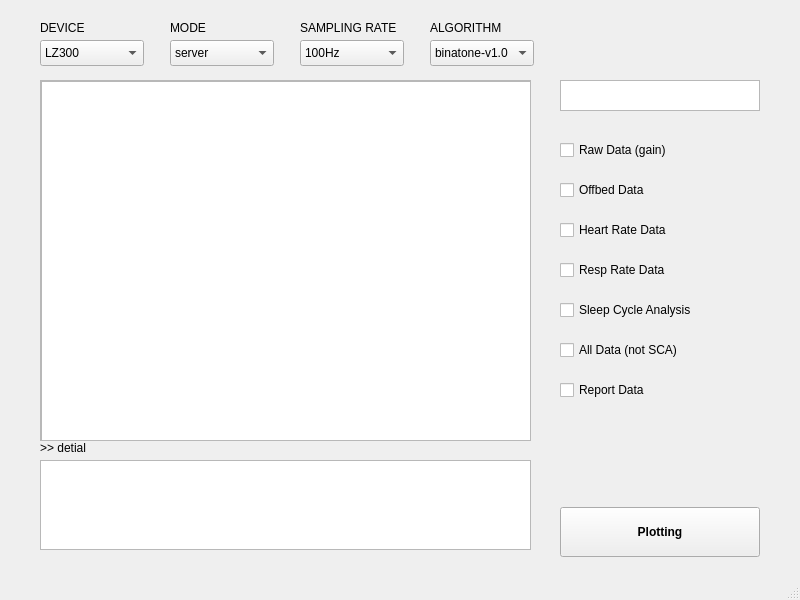
<?xml version="1.0" encoding="UTF-8"?>
<ui version="4.0">
 <class>MainWindowobj_fname_browser</class>
 <widget class="QMainWindow" name="MainWindowobj_fname_browser">
  <property name="geometry">
   <rect>
    <x>0</x>
    <y>0</y>
    <width>800</width>
    <height>600</height>
   </rect>
  </property>
  <property name="sizePolicy">
   <sizepolicy hsizetype="Fixed" vsizetype="Fixed">
    <horstretch>0</horstretch>
    <verstretch>0</verstretch>
   </sizepolicy>
  </property>
  <property name="maximumSize">
   <size>
    <width>800</width>
    <height>600</height>
   </size>
  </property>
  <property name="windowTitle">
   <string>Sleepace Data View</string>
  </property>
  <widget class="QWidget" name="centralwidget">
   <widget class="QScrollArea" name="obj_fname_list">
    <property name="geometry">
     <rect>
      <x>40</x>
      <y>80</y>
      <width>491</width>
      <height>361</height>
     </rect>
    </property>
    <property name="widgetResizable">
     <bool>true</bool>
    </property>
    <widget class="QWidget" name="obj_fname_widget">
     <property name="geometry">
      <rect>
       <x>0</x>
       <y>0</y>
       <width>489</width>
       <height>359</height>
      </rect>
     </property>
     <widget class="QTextBrowser" name="obj_fname_browser">
      <property name="geometry">
       <rect>
        <x>0</x>
        <y>0</y>
        <width>491</width>
        <height>361</height>
       </rect>
      </property>
     </widget>
    </widget>
   </widget>
   <widget class="QLabel" name="label_dev">
    <property name="geometry">
     <rect>
      <x>40</x>
      <y>20</y>
      <width>51</width>
      <height>16</height>
     </rect>
    </property>
    <property name="text">
     <string>DEVICE</string>
    </property>
   </widget>
   <widget class="QComboBox" name="obj_dev_list">
    <property name="geometry">
     <rect>
      <x>40</x>
      <y>40</y>
      <width>104</width>
      <height>26</height>
     </rect>
    </property>
    <item>
     <property name="text">
      <string>LZ300</string>
     </property>
    </item>
    <item>
     <property name="text">
      <string>P300</string>
     </property>
    </item>
    <item>
     <property name="text">
      <string>M500/M600</string>
     </property>
    </item>
    <item>
     <property name="text">
      <string>Binatone</string>
     </property>
    </item>
   </widget>
   <widget class="QComboBox" name="obj_mode_list">
    <property name="geometry">
     <rect>
      <x>170</x>
      <y>40</y>
      <width>104</width>
      <height>26</height>
     </rect>
    </property>
    <item>
     <property name="text">
      <string>server</string>
     </property>
    </item>
    <item>
     <property name="text">
      <string>app</string>
     </property>
    </item>
   </widget>
   <widget class="QLabel" name="label_mode">
    <property name="geometry">
     <rect>
      <x>170</x>
      <y>20</y>
      <width>60</width>
      <height>16</height>
     </rect>
    </property>
    <property name="text">
     <string>MODE</string>
    </property>
   </widget>
   <widget class="QComboBox" name="obj_alg_list">
    <property name="geometry">
     <rect>
      <x>430</x>
      <y>40</y>
      <width>104</width>
      <height>26</height>
     </rect>
    </property>
    <item>
     <property name="text">
      <string>binatone-v1.0</string>
     </property>
    </item>
    <item>
     <property name="text">
      <string>Zx-1.1.1-9</string>
     </property>
    </item>
   </widget>
   <widget class="QLabel" name="label_alg">
    <property name="geometry">
     <rect>
      <x>430</x>
      <y>20</y>
      <width>81</width>
      <height>16</height>
     </rect>
    </property>
    <property name="text">
     <string>ALGORITHM</string>
    </property>
   </widget>
   <widget class="QComboBox" name="obj_fs_list">
    <property name="geometry">
     <rect>
      <x>300</x>
      <y>40</y>
      <width>104</width>
      <height>26</height>
     </rect>
    </property>
    <item>
     <property name="text">
      <string>100Hz</string>
     </property>
    </item>
    <item>
     <property name="text">
      <string>50Hz</string>
     </property>
    </item>
   </widget>
   <widget class="QLabel" name="label_fs">
    <property name="geometry">
     <rect>
      <x>300</x>
      <y>20</y>
      <width>101</width>
      <height>16</height>
     </rect>
    </property>
    <property name="text">
     <string>SAMPLING RATE</string>
    </property>
   </widget>
   <widget class="QTextBrowser" name="obj_test">
    <property name="geometry">
     <rect>
      <x>40</x>
      <y>460</y>
      <width>491</width>
      <height>90</height>
     </rect>
    </property>
   </widget>
   <widget class="QPushButton" name="obj_button_plot">
    <property name="geometry">
     <rect>
      <x>560</x>
      <y>507</y>
      <width>200</width>
      <height>50</height>
     </rect>
    </property>
    <property name="font">
     <font>
      <weight>75</weight>
      <bold>true</bold>
     </font>
    </property>
    <property name="text">
     <string>Plotting</string>
    </property>
   </widget>
   <widget class="QTextEdit" name="obj_input_fname">
    <property name="geometry">
     <rect>
      <x>560</x>
      <y>80</y>
      <width>200</width>
      <height>31</height>
     </rect>
    </property>
   </widget>
   <widget class="QCheckBox" name="checkBox">
    <property name="geometry">
     <rect>
      <x>560</x>
      <y>140</y>
      <width>121</width>
      <height>20</height>
     </rect>
    </property>
    <property name="text">
     <string extracomment="原始信号和增益（编码、解码）">Raw Data (gain)</string>
    </property>
   </widget>
   <widget class="QCheckBox" name="checkBox_2">
    <property name="geometry">
     <rect>
      <x>560</x>
      <y>180</y>
      <width>111</width>
      <height>20</height>
     </rect>
    </property>
    <property name="text">
     <string>Offbed Data</string>
    </property>
   </widget>
   <widget class="QCheckBox" name="checkBox_3">
    <property name="geometry">
     <rect>
      <x>560</x>
      <y>220</y>
      <width>121</width>
      <height>20</height>
     </rect>
    </property>
    <property name="text">
     <string>Heart Rate Data</string>
    </property>
   </widget>
   <widget class="QCheckBox" name="checkBox_4">
    <property name="geometry">
     <rect>
      <x>560</x>
      <y>260</y>
      <width>121</width>
      <height>20</height>
     </rect>
    </property>
    <property name="text">
     <string>Resp Rate Data</string>
    </property>
   </widget>
   <widget class="QCheckBox" name="checkBox_5">
    <property name="geometry">
     <rect>
      <x>560</x>
      <y>300</y>
      <width>151</width>
      <height>20</height>
     </rect>
    </property>
    <property name="text">
     <string>Sleep Cycle Analysis</string>
    </property>
   </widget>
   <widget class="QLabel" name="label">
    <property name="geometry">
     <rect>
      <x>40</x>
      <y>440</y>
      <width>60</width>
      <height>16</height>
     </rect>
    </property>
    <property name="text">
     <string>&gt;&gt; detial</string>
    </property>
   </widget>
   <widget class="QCheckBox" name="checkBox_6">
    <property name="geometry">
     <rect>
      <x>560</x>
      <y>340</y>
      <width>141</width>
      <height>20</height>
     </rect>
    </property>
    <property name="text">
     <string>All Data (not SCA)</string>
    </property>
   </widget>
   <widget class="QCheckBox" name="checkBox_7">
    <property name="geometry">
     <rect>
      <x>560</x>
      <y>380</y>
      <width>111</width>
      <height>20</height>
     </rect>
    </property>
    <property name="text">
     <string>Report Data</string>
    </property>
   </widget>
   <zorder>obj_dev_list</zorder>
   <zorder>obj_fname_list</zorder>
   <zorder>label_dev</zorder>
   <zorder>obj_mode_list</zorder>
   <zorder>label_mode</zorder>
   <zorder>obj_alg_list</zorder>
   <zorder>label_alg</zorder>
   <zorder>obj_fs_list</zorder>
   <zorder>label_fs</zorder>
   <zorder>obj_test</zorder>
   <zorder>obj_button_set</zorder>
   <zorder>obj_input_fname</zorder>
   <zorder>checkBox</zorder>
   <zorder>checkBox_2</zorder>
   <zorder>checkBox_3</zorder>
   <zorder>checkBox_4</zorder>
   <zorder>checkBox_5</zorder>
   <zorder>label</zorder>
   <zorder>checkBox_6</zorder>
   <zorder>checkBox_7</zorder>
  </widget>
  <widget class="QMenuBar" name="menubar">
   <property name="geometry">
    <rect>
     <x>0</x>
     <y>0</y>
     <width>800</width>
     <height>22</height>
    </rect>
   </property>
  </widget>
  <widget class="QStatusBar" name="statusbar"/>
 </widget>
 <resources/>
 <connections/>
</ui>
